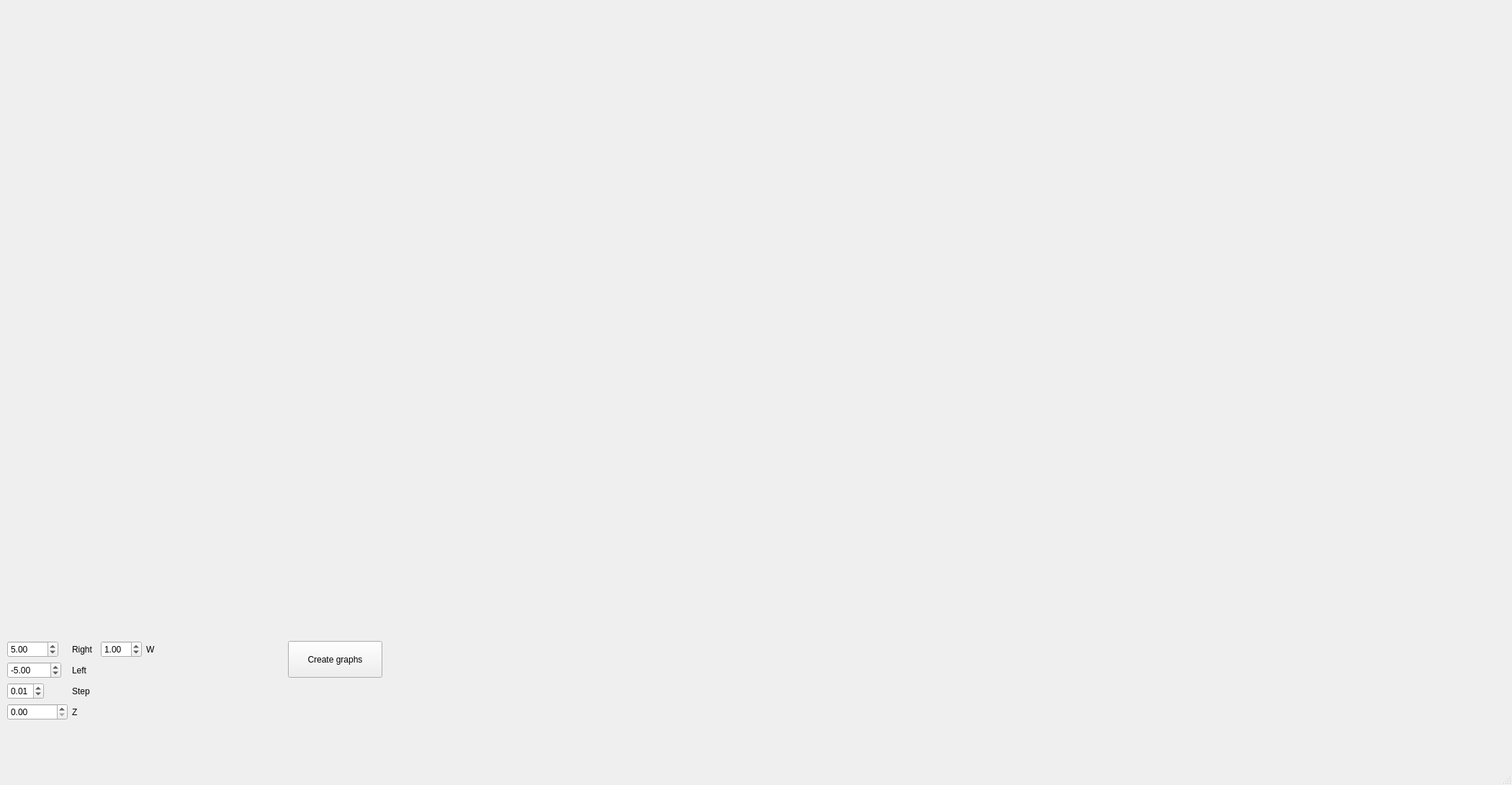
<?xml version="1.0" encoding="UTF-8"?>
<ui version="4.0">
 <class>MainWindow</class>
 <widget class="QMainWindow" name="MainWindow">
  <property name="geometry">
   <rect>
    <x>0</x>
    <y>0</y>
    <width>2100</width>
    <height>1090</height>
   </rect>
  </property>
  <property name="windowTitle">
   <string>MainWindow</string>
  </property>
  <widget class="QWidget" name="centralwidget">
   <widget class="QPushButton" name="pushButton1">
    <property name="geometry">
     <rect>
      <x>400</x>
      <y>890</y>
      <width>131</width>
      <height>51</height>
     </rect>
    </property>
    <property name="text">
     <string>Create graphs</string>
    </property>
   </widget>
   <widget class="QWidget" name="verticalLayoutWidget_2">
    <property name="geometry">
     <rect>
      <x>10</x>
      <y>0</y>
      <width>581</width>
      <height>431</height>
     </rect>
    </property>
    <layout class="QVBoxLayout" name="form2">
     <item>
      <layout class="QVBoxLayout" name="form1"/>
     </item>
    </layout>
   </widget>
   <widget class="QWidget" name="verticalLayoutWidget_3">
    <property name="geometry">
     <rect>
      <x>640</x>
      <y>0</y>
      <width>581</width>
      <height>431</height>
     </rect>
    </property>
    <layout class="QVBoxLayout" name="form4">
     <item>
      <layout class="QVBoxLayout" name="form3"/>
     </item>
    </layout>
   </widget>
   <widget class="QWidget" name="formLayoutWidget">
    <property name="geometry">
     <rect>
      <x>10</x>
      <y>890</y>
      <width>121</width>
      <height>111</height>
     </rect>
    </property>
    <layout class="QFormLayout" name="formLayout_2">
     <item row="0" column="0">
      <widget class="QDoubleSpinBox" name="doubleSpinBox">
       <property name="minimum">
        <double>1.000000000000000</double>
       </property>
       <property name="maximum">
        <double>1000.000000000000000</double>
       </property>
       <property name="singleStep">
        <double>1.000000000000000</double>
       </property>
       <property name="value">
        <double>5.000000000000000</double>
       </property>
      </widget>
     </item>
     <item row="0" column="1">
      <widget class="QLabel" name="label">
       <property name="text">
        <string>Right</string>
       </property>
      </widget>
     </item>
     <item row="1" column="0">
      <widget class="QDoubleSpinBox" name="doubleSpinBox2">
       <property name="minimum">
        <double>-1000.000000000000000</double>
       </property>
       <property name="maximum">
        <double>-1.000000000000000</double>
       </property>
       <property name="singleStep">
        <double>1.000000000000000</double>
       </property>
       <property name="value">
        <double>-5.000000000000000</double>
       </property>
      </widget>
     </item>
     <item row="1" column="1">
      <widget class="QLabel" name="label2">
       <property name="text">
        <string>Left</string>
       </property>
      </widget>
     </item>
     <item row="2" column="0">
      <widget class="QDoubleSpinBox" name="doubleSpinBox3">
       <property name="maximum">
        <double>1.000000000000000</double>
       </property>
       <property name="singleStep">
        <double>0.001000000000000</double>
       </property>
       <property name="value">
        <double>0.010000000000000</double>
       </property>
      </widget>
     </item>
     <item row="2" column="1">
      <widget class="QLabel" name="label3">
       <property name="text">
        <string>Step</string>
       </property>
      </widget>
     </item>
     <item row="3" column="0">
      <widget class="QDoubleSpinBox" name="doubleSpinBox4">
       <property name="maximum">
        <double>100000.000000000000000</double>
       </property>
       <property name="singleStep">
        <double>1.000000000000000</double>
       </property>
       <property name="value">
        <double>0.000000000000000</double>
       </property>
      </widget>
     </item>
     <item row="3" column="1">
      <widget class="QLabel" name="label4">
       <property name="text">
        <string>Z</string>
       </property>
      </widget>
     </item>
    </layout>
   </widget>
   <widget class="QWidget" name="verticalLayoutWidget">
    <property name="geometry">
     <rect>
      <x>1270</x>
      <y>0</y>
      <width>581</width>
      <height>431</height>
     </rect>
    </property>
    <layout class="QVBoxLayout" name="form6">
     <item>
      <layout class="QVBoxLayout" name="form5"/>
     </item>
    </layout>
   </widget>
   <widget class="QWidget" name="verticalLayoutWidget_5">
    <property name="geometry">
     <rect>
      <x>10</x>
      <y>440</y>
      <width>581</width>
      <height>431</height>
     </rect>
    </property>
    <layout class="QVBoxLayout" name="form8">
     <item>
      <layout class="QVBoxLayout" name="form7"/>
     </item>
    </layout>
   </widget>
   <widget class="QWidget" name="verticalLayoutWidget_7">
    <property name="geometry">
     <rect>
      <x>640</x>
      <y>440</y>
      <width>581</width>
      <height>431</height>
     </rect>
    </property>
    <layout class="QVBoxLayout" name="form10">
     <item>
      <layout class="QVBoxLayout" name="form9"/>
     </item>
    </layout>
   </widget>
   <widget class="QWidget" name="verticalLayoutWidget_9">
    <property name="geometry">
     <rect>
      <x>1270</x>
      <y>440</y>
      <width>581</width>
      <height>431</height>
     </rect>
    </property>
    <layout class="QVBoxLayout" name="form12">
     <item>
      <layout class="QVBoxLayout" name="form11"/>
     </item>
    </layout>
   </widget>
   <widget class="QWidget" name="formLayoutWidget_2">
    <property name="geometry">
     <rect>
      <x>140</x>
      <y>890</y>
      <width>141</width>
      <height>111</height>
     </rect>
    </property>
    <layout class="QFormLayout" name="formLayout">
     <item row="0" column="0">
      <widget class="QDoubleSpinBox" name="doubleSpinBox5">
       <property name="minimum">
        <double>0.100000000000000</double>
       </property>
       <property name="value">
        <double>1.000000000000000</double>
       </property>
      </widget>
     </item>
     <item row="0" column="1">
      <widget class="QLabel" name="label5">
       <property name="text">
        <string>W</string>
       </property>
      </widget>
     </item>
    </layout>
   </widget>
  </widget>
  <widget class="QMenuBar" name="menubar">
   <property name="geometry">
    <rect>
     <x>0</x>
     <y>0</y>
     <width>2100</width>
     <height>21</height>
    </rect>
   </property>
  </widget>
  <widget class="QStatusBar" name="statusbar"/>
 </widget>
 <resources/>
 <connections/>
</ui>
